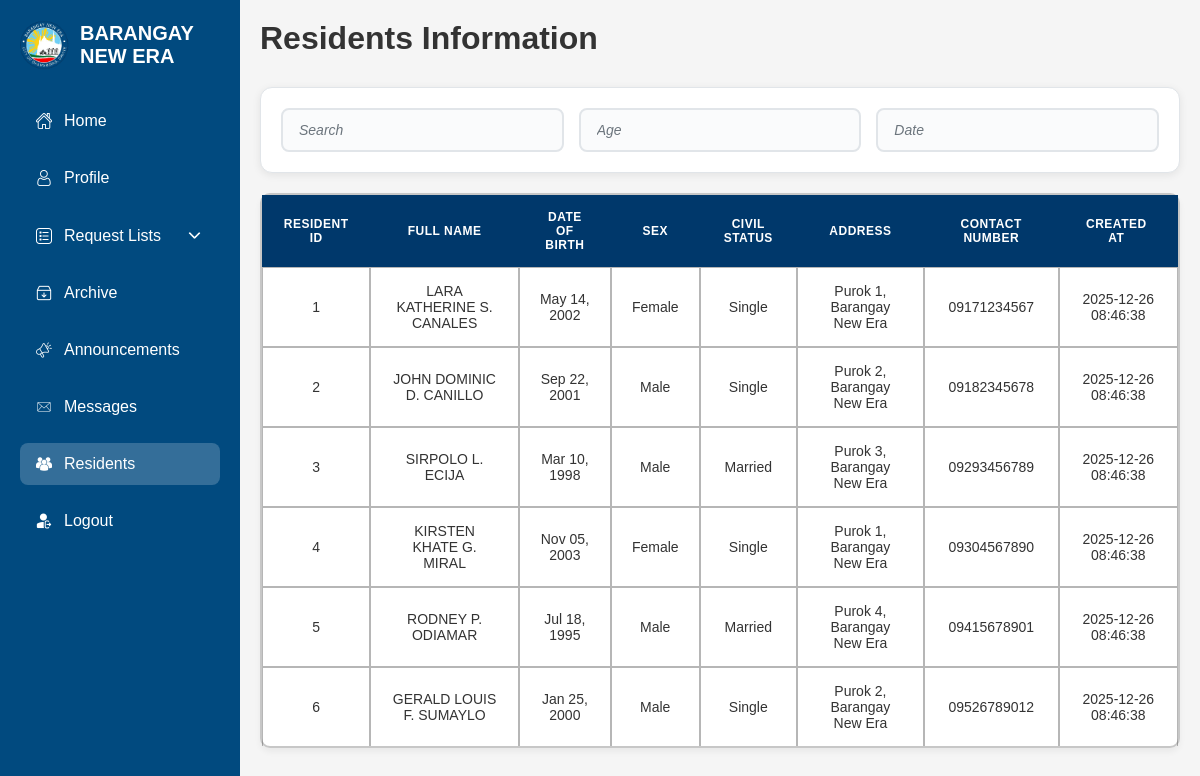
Page /Admin/adminresidents.php (signed in) on the earlier database version.
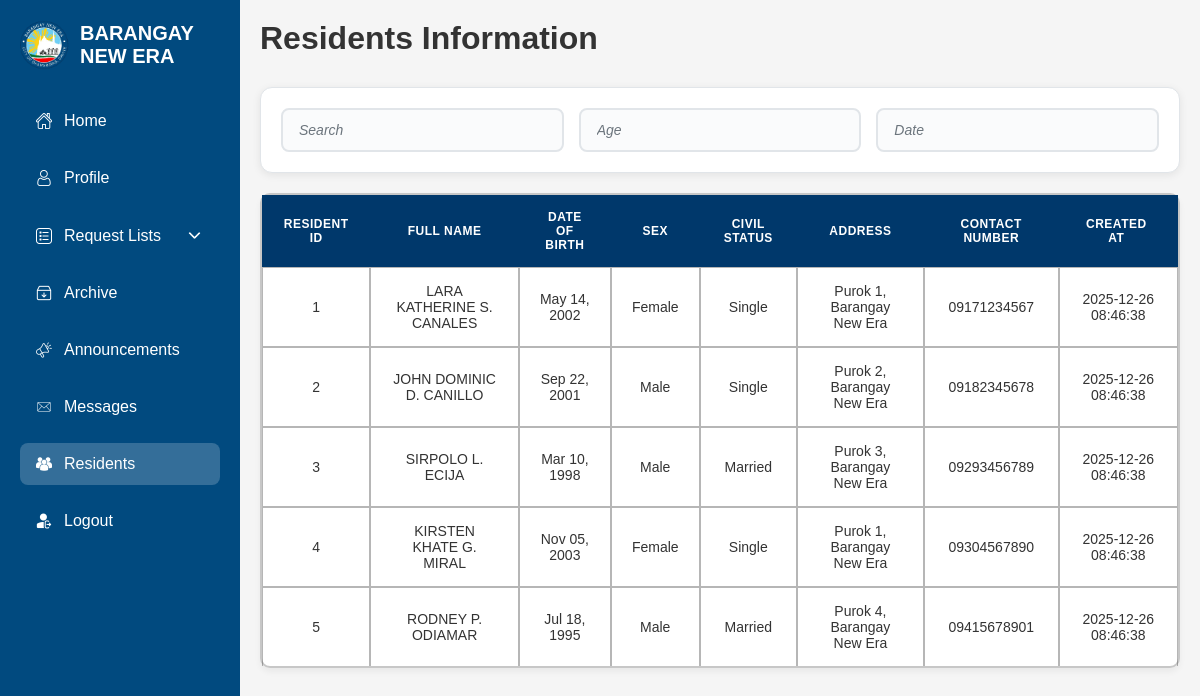
Same page on the later database version.
### tables this page shows
CREATE TABLE `residents` (
  `resident_id` int(11) NOT NULL,
  `full_name` varchar(150) NOT NULL,
  `date_of_birth` date NOT NULL,
  `sex` enum('Male','Female') NOT NULL,
  `civil_status` enum('Single','Married','Widowed','Separated') NOT NULL,
  `address` varchar(255) NOT NULL,
  `contact_number` varchar(20) DEFAULT NULL,
  `created_at` timestamp NOT NULL DEFAULT current_timestamp()
);

### Admin/adminresidents.php (the view, shortened to what this page needs)
<?php
require_once '../Connection/conn.php';
$residents = [];
$columns = [];
$query = $conn->prepare("SELECT * FROM residents");
if ($query) {
    $query->execute();
    $result = $query->get_result();
    if ($result && $result->num_rows > 0) {
        $first_row = $result->fetch_assoc();
        $columns = array_keys($first_row);
        $residents[] = $first_row;
        while ($row = $result->fetch_assoc()) {
            $residents[] = $row;
        }
    }
}
?>
<!DOCTYPE html>
<html lang="en">
<head>
    <link rel="stylesheet" href="adminresidents.css">
    <link rel="stylesheet" href="https://cdn.jsdelivr.net/npm/bootstrap-icons@1.10.5/font/bootstrap-icons.css">
</head>
<body>
    <div class="sidebar">
        <div class="sidebar-logo">
            <img src="../images/brgylogo.png" alt="Logo">
            <h2>BARANGAY NEW ERA</h2>
        </div>
        <nav class="sidebar-nav">
            <a href="adminIndex.php"> <img src="../images/home.png" alt="">Home</a>
            <a href="adminProfile.php"> <img src="../images/user.png" alt="">Profile</a>
            <details class="sidebar-dropdown">
                <summary><img src="../images/list.png" alt="">Request Lists <img src="../images/down.png" alt=""></summary>
            </details>
            <a href="adminArchive.php"> <img src="../images/archive.png" alt="">Archive</a>
            <a href="adminAnnouncements.php"> <img src="../images/marketing.png" alt=""> Announcements</a>
            <a href="adminMessages.php"> <img src="../images/email.png" alt="">Messages</a>
            <a href="adminResidents.php" class="active"> <img src="../images/residents.png" alt="">Residents</a>
            <button onclick="logout()" style="margin-top:auto;"> <img src="../images/logout.png" alt="">Logout</button>
        </nav>
    </div>
    <div class="main-content">
        <div class="header">
            <h1>Residents Information</h1>
        </div>
        <div class="table-filters">
            <input type="text" id="residentsSearch" placeholder="Search">
            <input type="text" id="residentsAgeFilter" placeholder="Age">
            <input type="text" id="residentsDateFilter" placeholder="Date">
        </div>
        <div class="requests-table">
            <table>
                <thead>
                    <tr>
                        <?php if (!empty($columns)): ?>
                            <?php foreach ($columns as $column): ?>
                                <th><?php echo htmlspecialchars(ucwords(str_replace('_', ' ', $column))); ?></th>
                            <?php endforeach; ?>
                        <?php else: ?>
                            <th>No Data</th>
                        <?php endif; ?>
                    </tr>
                </thead>
                <tbody id="residentBody">
                    <?php if (!empty($residents)): ?>
                        <?php foreach ($residents as $resident): ?>
                            <tr>
                                <?php if (!empty($columns)): ?>
                                    <?php foreach ($columns as $column): ?>
                                        <td>
                                            <?php
                                            $value = $resident[$column] ?? '';
                                            if (strpos(strtolower($column), 'date') !== false && !empty($value)) {
                                                echo date('M d, Y', strtotime($value));
                                            }
                                            elseif (strpos(strtolower($column), 'uid') !== false && !empty($value)) {
                                                echo '<code>' . htmlspecialchars($value) . '</code>';
                                            }
                                            elseif (in_array(strtolower($column), ['lastname', 'firstname', 'middlename', 'suffix']) && !empty($value)) {
                                                if (strtolower($column) === 'lastname') {
                                                    echo '<strong>' . htmlspecialchars($value) . '</strong>';
                                                } else {
                                                    echo htmlspecialchars($value);
                                                }
                                            }
                                            else {
                                                echo htmlspecialchars($value ?: 'N/A');
                                            }
                                            ?>
                                        </td>
                                    <?php endforeach; ?>
                                <?php else: ?>
                                    <td>No data available</td>
                                <?php endif; ?>
                            </tr>
                        <?php endforeach; ?>
                    <?php endif; ?>
                </tbody>
            </table>
        </div>
    </div>
</body>
</html>

Differences in the rows shown:
removed residents: resident_id "6", full_name "GERALD LOUIS F. SUMAYLO", date_of_birth "Jan 25, 2000", sex "Male", civil_status "Single", address "Purok 2, Barangay New Era", contact_number "09526789012", created_at "2025-12-26 08:46:38"
